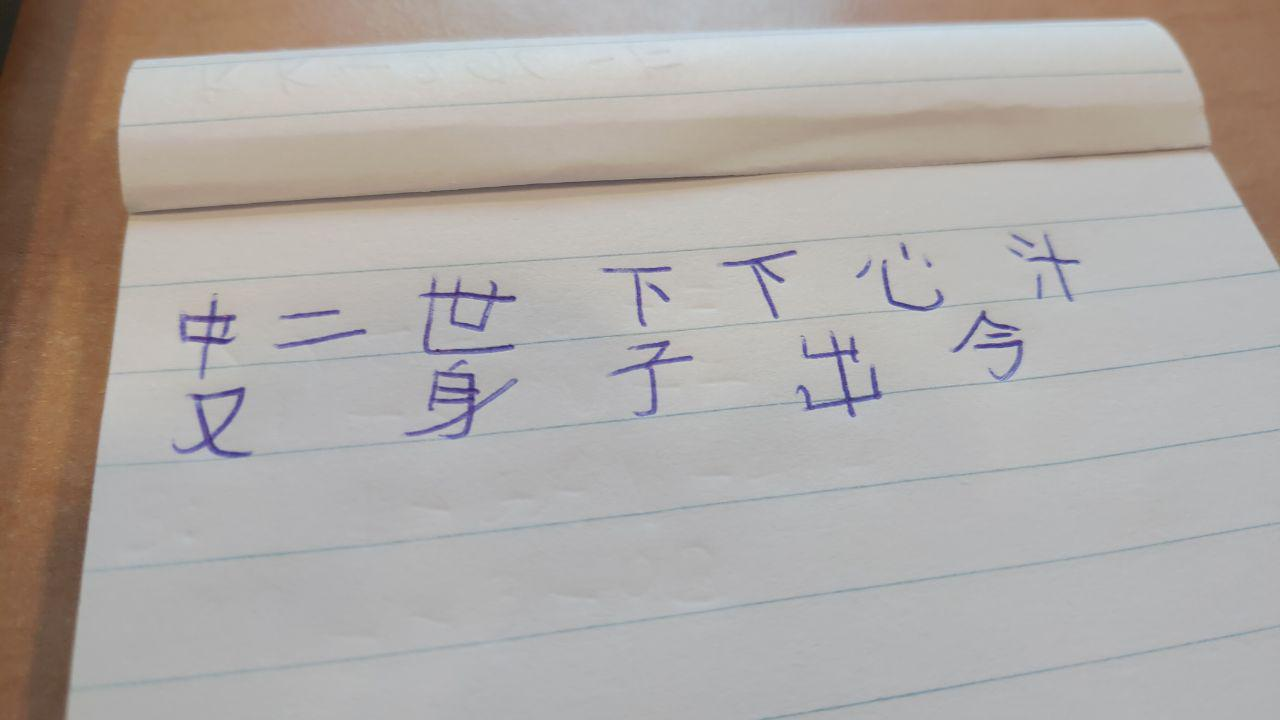
#> input picture Legacy/Herkentekens/papier.jpg, 1280 x 720 px
$ python -i Herkenner.py   (imports and definitions only)
#> lines starting #> are read from the running program, lines starting #| are printed output that depends on the picture; after the words box and inside, x2 and y2 are one past the last pixel; in counts of white or black regions, pixels touching at a corner belong together
import cv2 as cv
import numpy as np
import matplotlib
from matplotlib import pyplot as plt
# matplotlib.use('Agg')


def herkenteken(rimg):
#> called with rimg = 'papier.jpg'
    print(type(rimg))
    img = cv.imread(rimg,0)
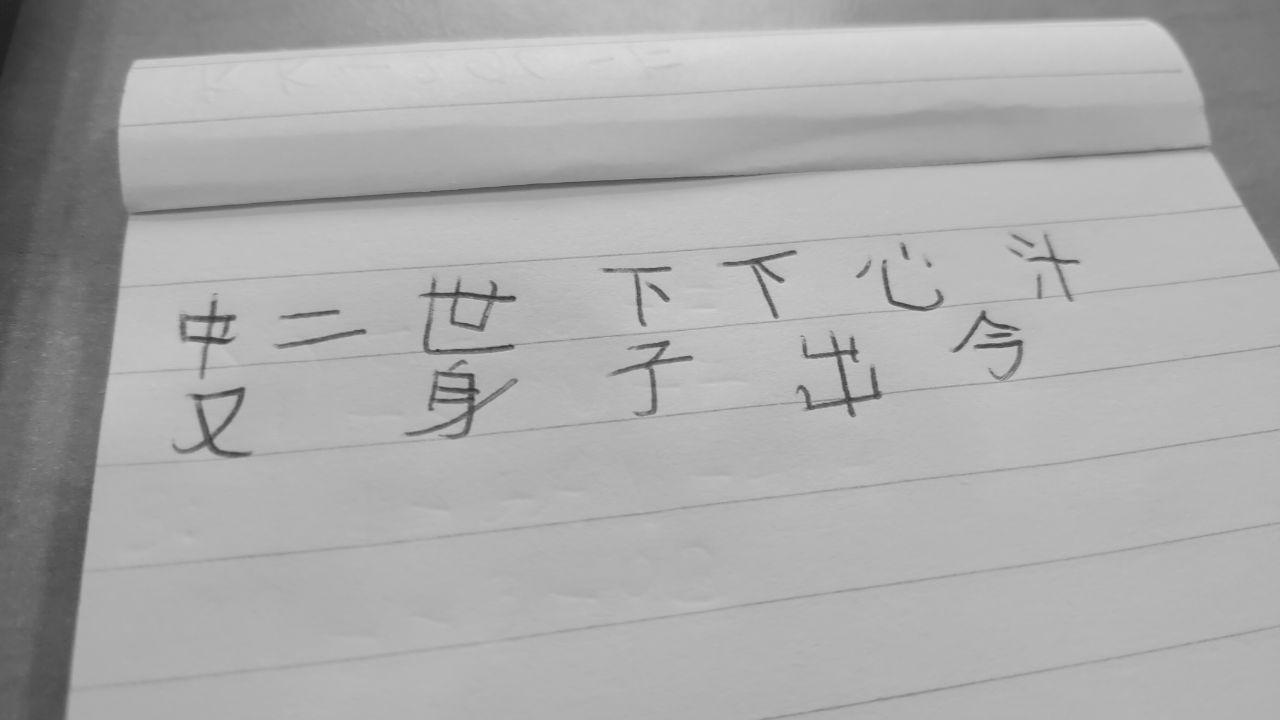
#> img: shape (720, 1280); min 31, max 220, mean 171
    blur = cv.GaussianBlur(img,(5,5),0)
    ret3,th3 = cv.threshold(blur,0,255,cv.THRESH_BINARY_INV+cv.THRESH_OTSU)
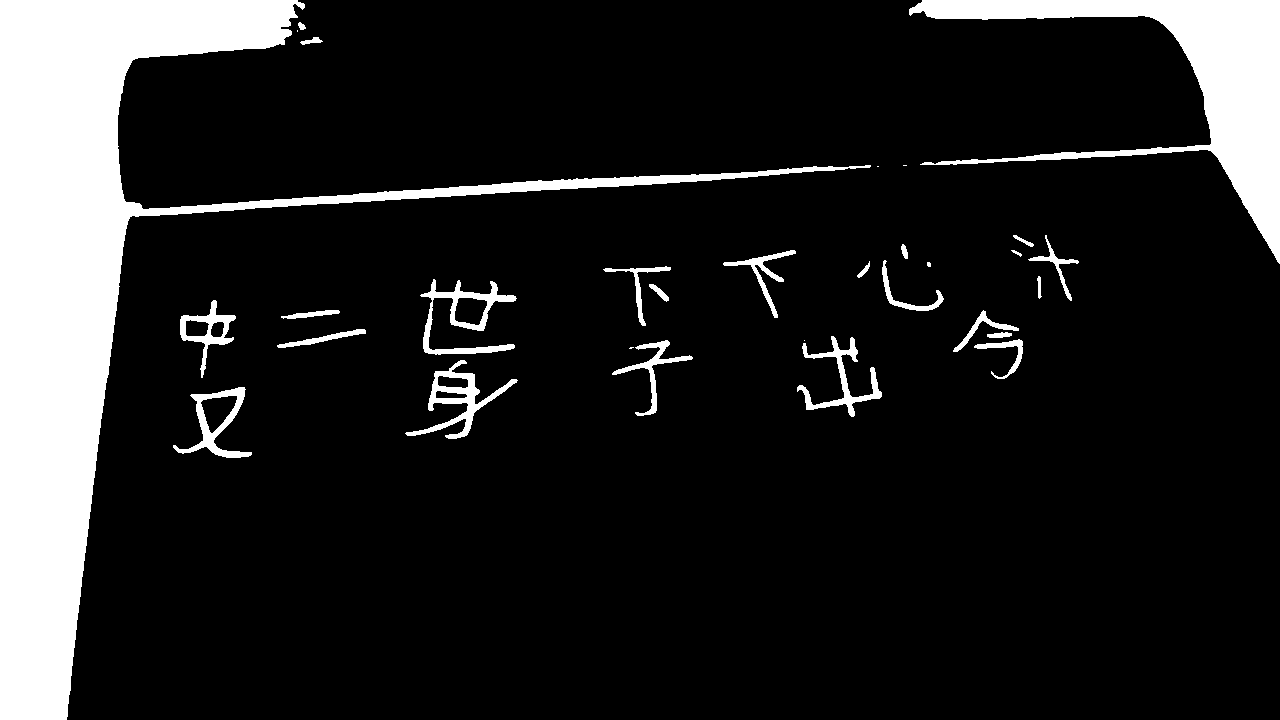
#> th3: shape (720, 1280); 13.7% white; 31 white regions (6 under 20 px)
#> ret3 = 144
    # plot all the images and their histograms
    images = [th3]
    contours,_= cv.findContours(th3,cv.RETR_EXTERNAL,cv.CHAIN_APPROX_NONE)
#> contours = 31 contours, 7 with area under 20; largest, box (x1, y1, x2, y2) and area: (0, 0, 871, 720) 87973, (909, 0, 1280, 264) 22377, (420, 279, 517, 355) 2346, (405, 360, 518, 439) 2145, (173, 387, 252, 458) 2093
    print(len(contours))
#| 31
    harvest = []
    for cnt in contours:
        M = cv.moments(cnt)
        x,y,w,h = cv.boundingRect(cnt)
        if w>h:
            b = w
        else:
            b = h
        if b>64:
            crop = th3[y:y+b,x:x+b]
            hel = 200
            # cv.rectangle(img,(x,y),(x+b,y+b),(hel,hel,hel),10)
            resize = cv.resize(crop,(64,64))
            harvest.append(resize)
#> this loop made 31 passes
#> (cnt, x, y, w, h, b) on passes 25, 28: ([[877, 166], [878, 166]], 877, 166, 2, 1, 2), ([[297, 30], [297, 31]], 297, 30, 1, 2, 2)
#> (x, y, w, h, b) on passes 1 to 6: (173, 387, 79, 71, 79), (405, 360, 113, 79, 113), (629, 347, 5, 2, 5), (804, 340, 1, 1, 1), (612, 340, 81, 76, 81), (974, 339, 49, 40, 49)
#> pass 1, in herkenteken, `crop = th3[y:y+b,x:x+b]`:
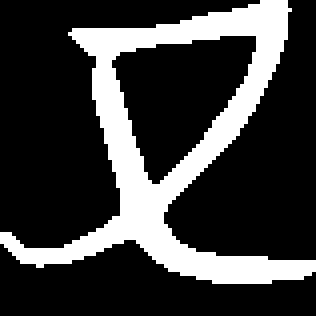
#> crop: shape (79, 79) (shown 4 times larger); 23.6% white; 1 white region, box (x1, y1, x2, y2) and area: (0, 0, 79, 71) 1472
#> pass 1, in herkenteken, `resize = cv.resize(crop,(64,64))`:
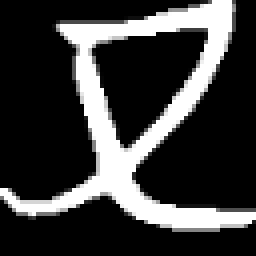
#> resize: shape (64, 64) (shown 4 times larger); min 0, max 255, mean 60
#> pass 2, in herkenteken, `resize = cv.resize(crop,(64,64))`:
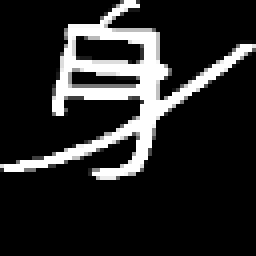
#> resize: shape (64, 64) (shown 4 times larger); min 0, max 255, mean 39.1
#> after the loop:
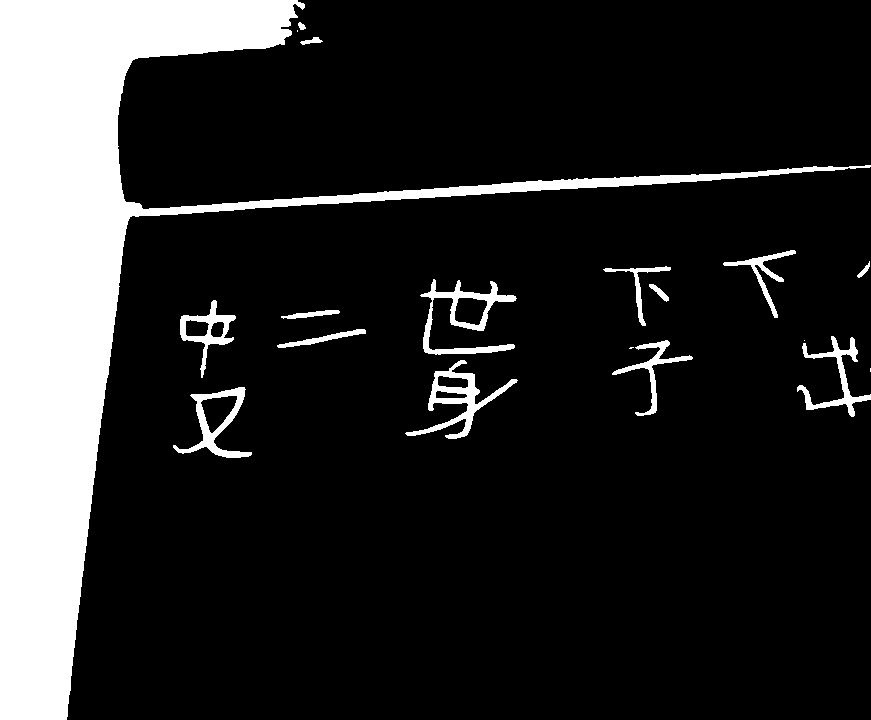
#> crop: shape (720, 871); 16.1% white; 19 white regions (4 under 20 px), largest, box (x1, y1, x2, y2) and area: (0, 0, 871, 720) 89701, (420, 279, 517, 355) 1958, (405, 360, 518, 439) 1955
#> after the loop, harvest = 13 items

    print(len(harvest))
#| 13
    for i in range(int(len(harvest)/6)):
        for j in range(6):
            plt.subplot(2, 3, j + 1)
            plt.imshow(harvest[j+i*6])
        plt.show()
#> this loop made 2 passes
#> pass 2, in herkenteken, `plt.show()`:
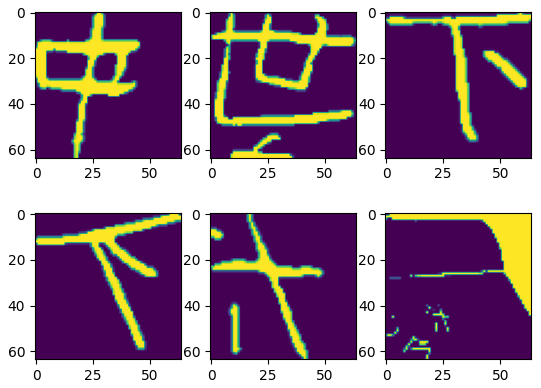
#> figure drawn by matplotlib, 6 panels

    for i in range(3):
        plt.subplot(111),plt.imshow(images[0],'gray')
    plt.show()

>>> result = herkenteken('papier.jpg')
